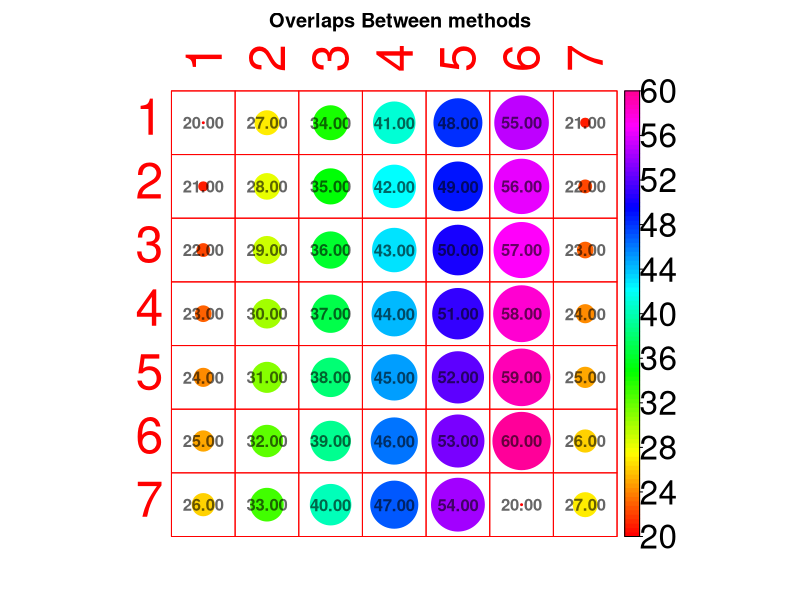

Reproduce this figure in R.
cat("\014") # Borrar consola
library(corrplot)
# png(height=1200, width=1200, pointsize=25, file="overlap.png")
col1 <-rainbow(100, s = 1, v = 1, start = 0, end = 0.9, alpha = 1)
test <- matrix(data=c(20:60),nrow=7,ncol=7)
corrplot(test,tl.cex=3,title="Overlaps Between methods",
         method="circle",is.corr=FALSE,type="full",
         cl.lim=c(10,100),cl.cex=2,addgrid.col="red",
         addshade="positive",col=col1,
         addCoef.col = rgb(0,0,0, alpha=0.6),mar=c(2,2,2,2))
# dev.off()
